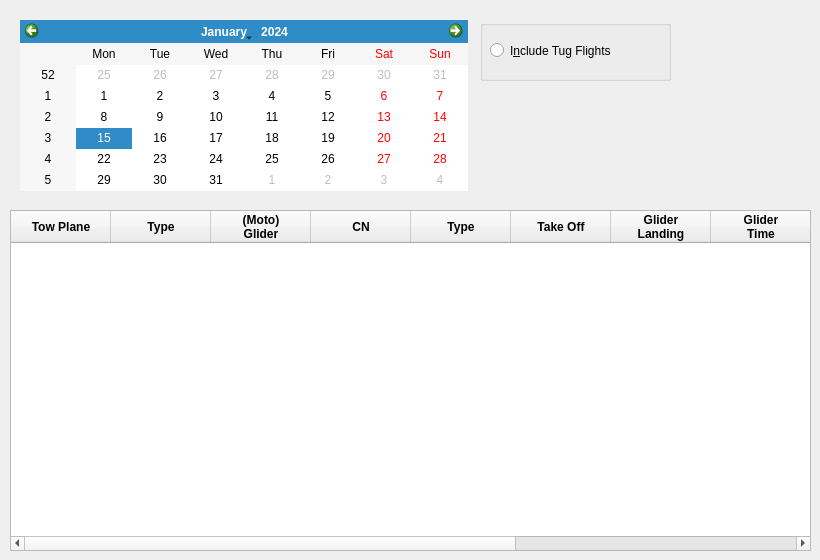
        <widget class="QWidget" name="FlightLog">
         <attribute name="title">
          <string>Flight Logs</string>
         </attribute>
         <widget class="QTableWidget" name="FlightLogTable">
          <property name="geometry">
           <rect>
            <x>10</x>
            <y>210</y>
            <width>801</width>
            <height>341</height>
           </rect>
          </property>
          <property name="sizePolicy">
           <sizepolicy hsizetype="Preferred" vsizetype="Preferred">
            <horstretch>0</horstretch>
            <verstretch>0</verstretch>
           </sizepolicy>
          </property>
          <property name="font">
           <font>
            <pointsize>9</pointsize>
            <weight>75</weight>
            <bold>true</bold>
           </font>
          </property>
          <property name="toolTip">
           <string>&lt;html&gt;&lt;head/&gt;&lt;body&gt;&lt;p&gt;Flight Log data&lt;/p&gt;&lt;/body&gt;&lt;/html&gt;</string>
          </property>
          <property name="editTriggers">
           <set>QAbstractItemView::NoEditTriggers</set>
          </property>
          <property name="selectionMode">
           <enum>QAbstractItemView::SingleSelection</enum>
          </property>
          <property name="selectionBehavior">
           <enum>QAbstractItemView::SelectRows</enum>
          </property>
          <property name="columnCount">
           <number>11</number>
          </property>
          <column>
           <property name="text">
            <string>Tow Plane</string>
           </property>
           <property name="font">
            <font>
             <pointsize>9</pointsize>
            </font>
           </property>
           <property name="textAlignment">
            <set>AlignCenter</set>
           </property>
          </column>
          <column>
           <property name="text">
            <string>Type</string>
           </property>
           <property name="font">
            <font>
             <pointsize>9</pointsize>
            </font>
           </property>
          </column>
          <column>
           <property name="text">
            <string>(Moto) 
Glider</string>
           </property>
          </column>
          <column>
           <property name="text">
            <string>CN</string>
           </property>
          </column>
          <column>
           <property name="text">
            <string>Type</string>
           </property>
          </column>
          <column>
           <property name="text">
            <string>Take Off</string>
           </property>
          </column>
          <column>
           <property name="text">
            <string>Glider 
Landing</string>
           </property>
          </column>
          <column>
           <property name="text">
            <string>Glider 
Time</string>
           </property>
          </column>
          <column>
           <property name="text">
            <string>Tow Plane 
Max Alt (QFE)</string>
           </property>
          </column>
          <column>
           <property name="text">
            <string>Glider 
Max Alt</string>
           </property>
          </column>
          <column>
           <property name="text">
            <string>Track File</string>
           </property>
          </column>
         </widget>
         <widget class="QCalendarWidget" name="FlightLogcalendar">
          <property name="geometry">
           <rect>
            <x>20</x>
            <y>20</y>
            <width>448</width>
            <height>171</height>
           </rect>
          </property>
          <property name="toolTip">
           <string>&lt;html&gt;&lt;head/&gt;&lt;body&gt;&lt;p&gt;Date for which flight log data to be calculated&lt;/p&gt;&lt;/body&gt;&lt;/html&gt;</string>
          </property>
         </widget>
         <widget class="QGroupBox" name="IncludeTugsBox">
          <property name="geometry">
           <rect>
            <x>480</x>
            <y>20</y>
            <width>191</width>
            <height>61</height>
           </rect>
          </property>
          <property name="toolTip">
           <string>&lt;html&gt;&lt;head/&gt;&lt;body&gt;&lt;p&gt;Include Tug FLights if checked&lt;/p&gt;&lt;/body&gt;&lt;/html&gt;</string>
          </property>
          <property name="title">
           <string/>
          </property>
          <widget class="QRadioButton" name="IncludeTugsButton">
           <property name="geometry">
            <rect>
             <x>10</x>
             <y>20</y>
             <width>161</width>
             <height>21</height>
            </rect>
           </property>
           <property name="toolTip">
            <string>&lt;html&gt;&lt;head/&gt;&lt;body&gt;&lt;p&gt;Include Tug FLights if checked&lt;/p&gt;&lt;/body&gt;&lt;/html&gt;</string>
           </property>
           <property name="text">
            <string>I&amp;nclude Tug Flights</string>
           </property>
          </widget>
         </widget>
        </widget>
